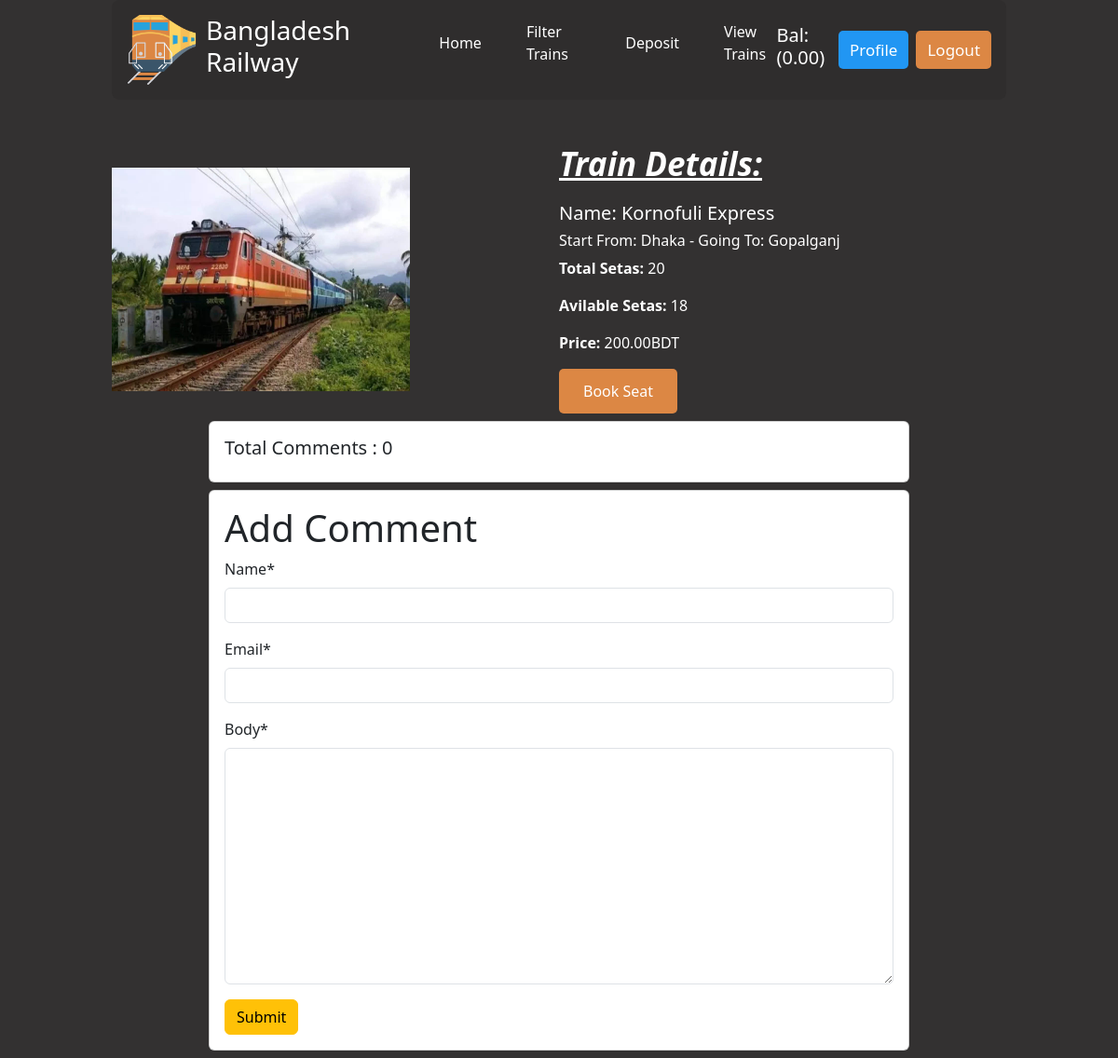
Screenshot of /train/train_details/1 (signed in) with the database file from the repository.
### account/models.py (models this page shows)
class User(AbstractUser):
    nid = models.CharField(max_length=13, unique=True)
    balance = models.DecimalField(decimal_places=2, max_digits=12, default=0)

### train/models.py (models this page shows, shortened)
class Train(models.Model):
    name = models.CharField(max_length=20)
    source_station = models.ForeignKey(SourceStation,on_delete=models.CASCADE, related_name='source')
    destination_station = models.ForeignKey(DestinationStation, on_delete=models.CASCADE, related_name='destination')
    total_seats = models.PositiveIntegerField()
    available_seats = models.PositiveIntegerField(default=total_seats)
    ticket_price = models.DecimalField(decimal_places=2, max_digits=12,blank=True, null=True)
    image = models.ImageField(upload_to='uploads/')

class SourceStation(models.Model):
    name = models.CharField(max_length=15, choices=SOURCE_STATIONS)

class DestinationStation(models.Model):
    name = models.CharField(max_length=15, choices=DESTINATION_STATIONS)

### train/views.py (the view, shortened to what this page needs)
# urls.py: path('train_details/<int:id>', views.TrainDetailsView.as_view(), name='train_details')
class TrainDetailsView(DetailView):
    model = Train
    template_name = 'train_details.html'
    pk_url_kwarg = 'id'
    def get_context_data(self, **kwargs) -> dict[str]:
        context = super().get_context_data(**kwargs)
        train = self.get_object()
        comments = train.comments.all()
        context['comments'] = comments
        comment_form = CommentForm
        context['comment_form'] = comment_form
        context["type"] = 'Train Details'
        return context

### train/templates/train_details.html (shortened to what this page needs)
{% extends "base.html" %}
{% load static %}
{% load crispy_forms_tags %}
{% block css %} <link rel="stylesheet" href=" {% static "css/train_details.css" %} ">
{% endblock css %}
{% block content %}
<div class="d-flex justify-content-between align-items-center mt-5">
    <div class="col-md-4">
        <img class="img-fluid" src="{{train.image.url}}" alt="">
    </div>
    <div class="col-md-6">
        <h2 class="detail_heading">Train Details:</h2>
        <div class="train_detail_section">
            <h5>Name: {{train.name}}</h5>
            <h6>Start From: {{train.source_station.name}} - Going To: {{train.destination_station.name}}</h6>
            <p><strong>Total Setas:</strong> {{train.total_seats}}</p>
            <p><strong>Avilable Setas:</strong> {{train.available_seats}}</p>
            <p><strong>Price:</strong> {{train.ticket_price}}BDT</p>
            <a href=" {% url "book_seat" train.id %} ">Book Seat</a>
        </div>
    </div>
</div>
<div class="comment_section" style="width:80%; margin:auto;" >
    <div class="card m-2">
        <h5 class="p-3">Total Comments : {{comments | length}}</h5>
    </div>
   {% if user.is_authenticated %}
   <div class="card m-2">
    <div class="card-body">
        <form method="post">
            <h1>Add Comment</h1>
            {{comment_form | crispy}}
            <button class="btn btn-warning">Submit</button>
    </div>
</div>
   {% endif %}
 </div>
{% endblock content %}

### core/templates/base.html (shortened to what this page needs)
{% load static %}
<!DOCTYPE html>
<html lang="en">
<head>
    <link rel="stylesheet" href=" {% static "css/style.css" %} ">
    {% block css %}{% endblock css %}
    <link href="https://cdn.jsdelivr.net/npm/bootstrap@5.3.3/dist/css/bootstrap.min.css" rel="stylesheet">
</head>
<body>
    <nav class="d-flex align-items-center justify-content-around p-3 nav_container">
        <div class="logo_section">
            <img src=" {% static "images/rail.png" %} " alt="#">
            <h3 class="text-white">Bangladesh Railway</h3>
        </div>
        <div class="menu_item_section">
            <ul class="d-flex align-items-center gap-5">
                <li><a href=" {% url "home" %} ">Home</a></li>
                <li><a href=" {% url "filter_train" %} ">Filter Trains</a></li>
                <li><a href=" {% url "deposit" %} ">Deposit</a></li>
                <li><a href=" {% url "all_trains" %} ">View Trains</a></li>
            </ul>
        </div>
        <div class="user_section d-flex align-items-center gap-2">
            {% if user.is_authenticated %}
                <h5>Bal: ({{user.balance}})</h5>
            <a class="signup" href=" {% url "profile" user.id %} ">Profile</a>
            <a class="login" href=" {% url "logout" %} ">Logout</a>
            {% else %}
            <a class="signup" href=" {% url "signup" %} ">Sign Up</a>
            <a class="login" href=" {% url "login" %} ">Login</a>
            {% endif %}
        </div>
    </nav>
    {% block content %}
    {% endblock content %}
</body>
</html>

### core/static/css/style.css (style rules this page uses)
body { width: 80vw; margin: 0 auto !important; background-color: #333131 !important; color: white !important; }
.nav_container { background-color: rgb(47 45 45); border-radius: 8px; }
.logo_section { display: flex; align-items: center; gap: 10px; }
.logo_section img { height: 75px; }
li { list-style: none; }
.menu_item_section a { color: white; }
a { text-decoration: none !important; }
.user_section a { padding: 8px 12px; color: white; border-radius: 5px; font-size: 17px; }
.signup { background-color: #2196F3; }
.login { background-color: #dc8744; }

### core/static/css/train_details.css (style rules this page uses)
.detail_heading { font-style: oblique; font-size: 35px; font-weight: 600; text-decoration: underline; margin-bottom: 20px; }
.train_detail_section { display: flex; flex-direction: column; align-items: self-start; justify-content: center; }
.train_detail_section a { background: #dc8744; padding: 12px 26px; color: white; border-radius: 5px; }

### rows the page displays
User: balance "0.00"
Train: image (picture), name "Kornofuli Express", source_station.name "Dhaka", destination_station.name "Gopalganj", total_seats "20", available_seats "18", ticket_price "200.00"

### other values shown
{{ comments | length }} "0"
